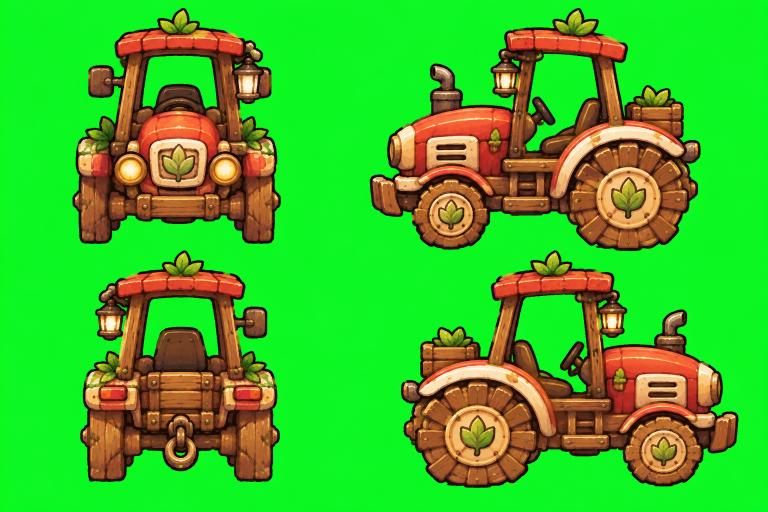
#> input picture assets/source/tractor.png, 1536 x 1024 px (shown at 1/2 size)
$ python import_tractor.py
#> lines starting #> are read from the running program, lines starting #| are printed output that depends on the picture
### tools/import_hud.py
#!/usr/bin/env python3
"""
HUD a partir do modelo (assets/source/hud_mockup.png, fundo verde). Recorta cada peça, apaga o conteúdo
"de exemplo" (textos, barras cheias, ícones dos slots, rosto do retrato) e salva em assets/sprites/ui/hud/:

  portrait_frame.png  moldura do retrato (miolo transparente: o jogo desenha o seu personagem por baixo)
  bars.png            painel de vida/energia (os trilhos das barras vazios: o jogo desenha o preenchimento)
  topbar.png          painel do dinheiro/hora/clima (só a moeda fica; o resto o jogo escreve)
  hotbar.png          barra rápida com os 6 espaços vazios
  joy_base.png, joy_knob.png   joystick
  btn_round.png       botão redondo vazio (usar, livro, correr, opções)
  btn_bag.png         botão da mochila;  hand.png  a mão (botão de interagir e mão vazia)
  scripts/ui/hud_layout.gd   onde fica cada coisa dentro das peças (frações do tamanho da imagem)

As imagens saem com ~2x o tamanho em que aparecem na tela de 640x360 (no celular fica 1:1).
Uso: python3 tools/import_hud.py
"""
import json
import os
import sys
from collections import deque

sys.path.insert(0, os.path.dirname(os.path.abspath(__file__)))
from PIL import Image, ImageDraw  # noqa: E402

ROOT = os.path.dirname(os.path.dirname(os.path.abspath(__file__)))
SRC = os.path.join(ROOT, "assets", "source", "hud_mockup.png")
OUT = os.path.join(ROOT, "assets", "sprites", "ui", "hud")

# peças no modelo (x0, y0, x1, y1)
BOX = {
    "portrait": (5, 9, 238, 233), "bars": (247, 41, 674, 211), "top": (1042, 35, 1658, 145),
    "joy": (34, 553, 354, 866), "hotbar": (400, 690, 1338, 875), "hand": (1402, 673, 1649, 891),
    "bag": (1459, 461, 1651, 653),
}
# altura final (px da imagem; a tela usa metade)
OUT_H = {"portrait": 104, "bars": 92, "top": 72, "hotbar": 104, "joy": 160, "hand": 112, "bag": 98}


GD_TEMPLATE = """class_name HudLayout
## Gerado por tools/import_hud.py: onde fica cada coisa dentro das peças da HUD
## (frações x0, y0, x1, y1 do tamanho da imagem).

const L := %s


static func rect(piece: String, key: String, size: Vector2) -> Rect2:
	var f: Array = L[piece][key]
	return Rect2(f[0] * size.x, f[1] * size.y, (f[2] - f[0]) * size.x, (f[3] - f[1]) * size.y)


static func slot(i: int, size: Vector2) -> Rect2:
	var f: Array = L["hotbar"]["slots"][i]
	return Rect2(f[0] * size.x, f[1] * size.y, (f[2] - f[0]) * size.x, (f[3] - f[1]) * size.y)
"""


def is_bg(p):
    r, g, b = p[:3]
    return g > 140 and g - max(r, b) > 60


def key_flood(im):
    """Tira só o verde do fundo (ligado à borda); o verde de dentro (barra de energia, folhas) fica."""
    px = im.load()
    w, h = im.size
#> w = 1536; h = 1024
    seen = bytearray(w * h)
    q = deque()
    for x in range(w):
        for y in (0, h - 1):
            q.append((x, y))
    for y in range(h):
        for x in (0, w - 1):
            q.append((x, y))
    while q:
        x, y = q.popleft()
        if not (0 <= x < w and 0 <= y < h) or seen[y * w + x]:
            continue
        seen[y * w + x] = 1
        if not is_bg(px[x, y]):
            continue
        px[x, y] = (0, 0, 0, 0)
        q.extend(((x + 1, y), (x - 1, y), (x, y + 1), (x, y - 1)))
    # borda esverdeada: tira o verde (anti-serrilhado)
    for y in range(h):
        for x in range(w):
            r, g, b, a = px[x, y]
            if a and g > r + 30 and g > b + 30 and g > 150:
                near_clear = any(0 <= x + dx < w and 0 <= y + dy < h and px[x + dx, y + dy][3] == 0
                                 for dx, dy in ((1, 0), (-1, 0), (0, 1), (0, -1)))
                if near_clear:
                    px[x, y] = (r, max(r, b), b, a)
    return im


# [41 lines left out: functions erase_h, radial_fill, largest_only, not called in this run]


def fill_rect(im, box, color, radius=0):
    d = ImageDraw.Draw(im)
    d.rounded_rectangle(box, radius=radius, fill=color)


# [11 lines left out: functions clear_rect, scale_out, not called in this run]


def frac(box, size):
    return [round(box[0] / size[0], 4), round(box[1] / size[1], 4), round(box[2] / size[0], 4), round(box[3] / size[1], 4)]


# [89 lines that do not run on import are left out]

### tools/import_tractor.py
#!/usr/bin/env python3
"""
Trator e caçamba (assets/source/tractor.png, fundo verde). Em cima: trator de frente, de costas e de lado
(capô para a esquerda); embaixo: caçamba vista pelo engate (trator indo para baixo), pela traseira (trator
indo para cima) e de lado (engate para a direita = trator à direita). O outro lado é o espelho.
Saída: assets/sprites/tractor/<direção do trator>.png e trailer_<direção do trator>.png, cada uma uma tira de
FRAMES quadros com as rodas girando (de lado gira o aro de gomos; de frente/costas a banda "corre").
Uso: python3 tools/import_tractor.py
"""
import colorsys
import math
import os
import sys

sys.path.insert(0, os.path.dirname(os.path.abspath(__file__)))
from PIL import Image  # noqa: E402
from import_hud import key_flood  # noqa: E402

ROOT = os.path.dirname(os.path.dirname(os.path.abspath(__file__)))
SRC = os.path.join(ROOT, "assets", "source", "tractor.png")
OUT = os.path.join(ROOT, "assets", "sprites", "tractor")
# nome -> (recorte na folha, espelhar)
VIEWS = {"down": ((0, 30, 480, 545), False), "up": ((480, 30, 940, 545), False),
         "left": ((930, 30, 1536, 560), False), "right": ((930, 30, 1536, 560), True)}
TRAILER_VIEWS = {"down": ((0, 590, 470, 1010), False), "up": ((470, 590, 940, 1010), False),
                 "right": ((940, 590, 1536, 1010), False), "left": ((940, 590, 1536, 1010), True)}
SCALE = 0.125

FRAMES = 4          # quadros das rodas girando (saída: tira horizontal com FRAMES quadros por direção)
# centro aproximado das rodas vistas de lado (na folha original); o centro exato é achado pelo miolo creme
# (x, y, raio aproximado do miolo, número de gomos do aro)
TRACTOR_WHEELS = [(1080, 472, 38, 12), (1355, 432, 60, 16)]
TRAILER_WHEELS = [(1190, 871, 42, 12)]


# [10 lines left out: function _is_tread, not called in this run]


def _hub(im, hint):
    """Centro e raio do miolo creme da roda, e o raio de fora (descendo até o fundo transparente)."""
    px = im.load()
    hx, hy, hr = hint[:3]
    pts = []
    for y in range(hy - hr - 8, hy + hr + 8):
        for x in range(hx - hr - 8, hx + hr + 8):
            if (x - hx) ** 2 + (y - hy) ** 2 > (hr * 1.1) ** 2:
                continue
            r, g, b, a = px[x, y]
            if a and r > 200 and g > 150 and b < 200 and r - b > 40:
                pts.append((x, y))
    cx = sum(p[0] for p in pts) / len(pts)
    cy = sum(p[1] for p in pts) / len(pts)
    hub_r = max(hr * 0.9, (len(pts) / math.pi) ** 0.5)
    y = int(cy)
    while y < im.height - 1 and px[int(cx), y][3] > 0:
        y += 1
    return cx, cy, hub_r, y - cy


# [63 lines left out: functions _period, _spin, _roll, not called in this run]


def import_sheet(src, views, prefix, scale=SCALE, wheels=()):
    im = key_flood(Image.open(src).convert("RGBA"))
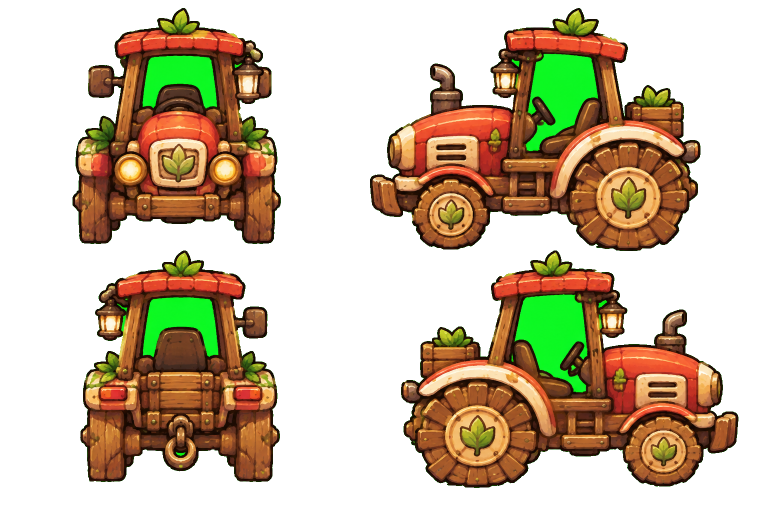
#> im: PIL image 1536x1024 RGBA (shown at 1/2 size); mean R, G, B, A 57.2, 42, 18.7, 108.7; transparent parts drawn white
    px = im.load()
    for y in range(im.height):         # verde de fundo preso dentro da cabine
        for x in range(im.width):
            r, g, b, a = px[x, y]
            if a and g > 190 and r < 90 and b < 90:
                px[x, y] = (0, 0, 0, 0)
    found = []
    for hint in wheels:
        cx, cy, hub_r, out_r = _hub(im, hint)
        found.append((cx, cy, hub_r, out_r, 360.0 / hint[3]))
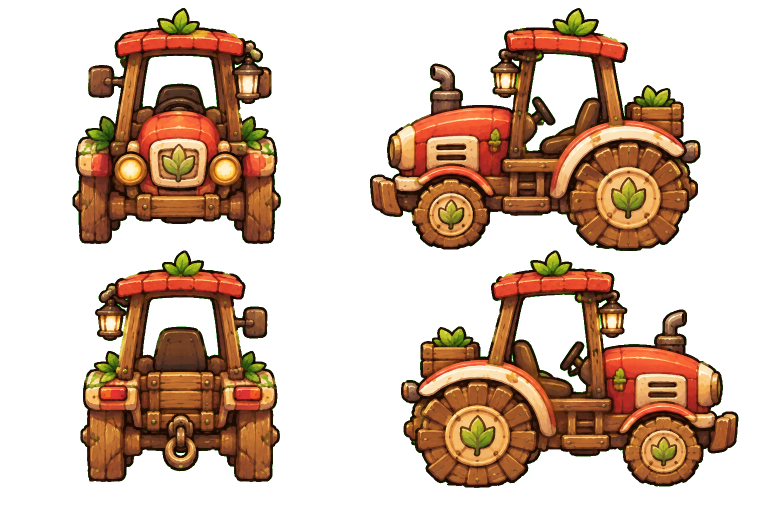
#> im: PIL image 1536x1024 RGBA (shown at 1/2 size); mean R, G, B, A 56.8, 33.6, 17.6, 100; transparent parts drawn white
#> after the loop, found = []
    frames = []
    for k in range(FRAMES):
        f = im.copy()
        for wh in found:
            _spin(im, f, wh, k / FRAMES)
        for name, (box, flip) in views.items():
            if name in ("down", "up"):
                _roll(im, f, box, k / FRAMES)
        frames.append(f)
    for name, (box, flip) in views.items():
        bb = im.crop(box).getbbox()
        smalls = []
        for f in frames:
            p = f.crop(box).crop(bb)
            if flip:
                p = p.transpose(Image.FLIP_LEFT_RIGHT)
            small = p.resize((round(p.width * scale), round(p.height * scale)), Image.LANCZOS)
            sp = small.load()
            for y in range(small.height):
                for x in range(small.width):
                    r, g, b, a = sp[x, y]
                    sp[x, y] = (r, g, b, 255) if a >= 110 else (0, 0, 0, 0)
            smalls.append(small)
        if flip:
            # no espelho o giro inverte: volta a ordem para os quadros girarem no mesmo sentido do original
            smalls = [smalls[0]] + smalls[1:][::-1]
        strip = Image.new("RGBA", (smalls[0].width * FRAMES, smalls[0].height), (0, 0, 0, 0))
        for k, sm in enumerate(smalls):
            strip.paste(sm, (k * sm.width, 0))
        strip.save(os.path.join(OUT, prefix + name + ".png"))
        print(prefix + name, strip.size)


# ------------------------------------------------------------------ diagonais (assets/source/tractor_iso.png)
ISO_SRC = os.path.join(ROOT, "assets", "source", "tractor_iso.png")
# direções do trator: down_right, down_left, up_right, up_left; a caçamba diagonal tem engate nos dois lados
ISO_TRACTOR = {"down_right": (181, 23, 569, 394), "down_left": (801, 23, 1164, 394),
               "up_right": (180, 398, 541, 698), "up_left": (809, 399, 1170, 706)}
ISO_TRAILER = {"down_left": (129, 696, 546, 980), "up_right": (129, 696, 546, 980),
               "down_right": (794, 704, 1231, 988), "up_left": (794, 704, 1231, 988)}


# [23 lines left out: function import_iso, not called in this run]


if __name__ == "__main__":
    os.makedirs(OUT, exist_ok=True)
#> (the run stopped early here; a loop or call above may not have finished)

$ run again, with assets/source/city_sheet.png copied over assets/source/tractor.png
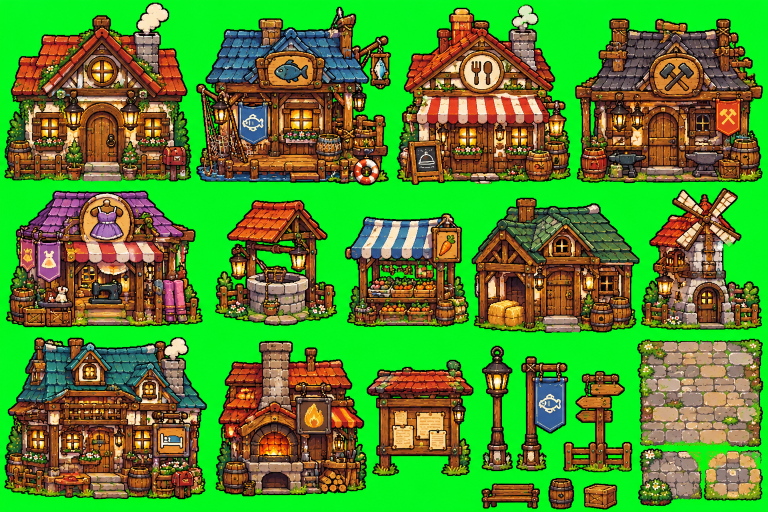
#> input picture assets/source/city_sheet.png, 1536 x 1024 px (shown at 1/2 size)
#> in import_sheet, `im = key_flood(Image.open(src).convert("RGBA"))`:
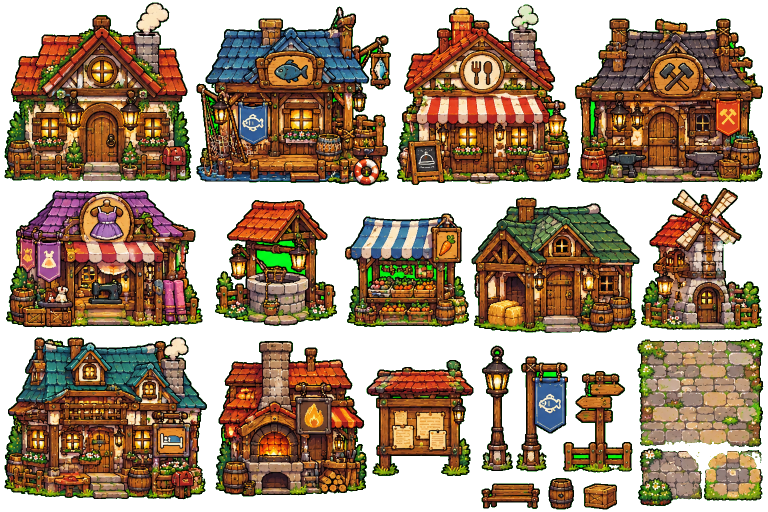
#> im: PIL image 1536x1024 RGBA (shown at 1/2 size); mean R, G, B, A 79.5, 56.9, 35.3, 169.1; transparent parts drawn white
#> the loop in import_sheet, `for hint in wheels:` made 2 passes
#> (cx, cy, hub_r, out_r) on passes 1 to 2: (1100.1, 488.9, 34.2, 177.1), (1378.1, 437.5, 54, 221.5)
#> after the loop in import_sheet, `for hint in wheels:`: found = [(1100.1, 488.9, 34.2, 177.1, 30), (1378.1, 437.5, 54, 221.5, 22.5)]
#> after the loop in import_sheet, `for k in range(FRAMES):`: frames = []
